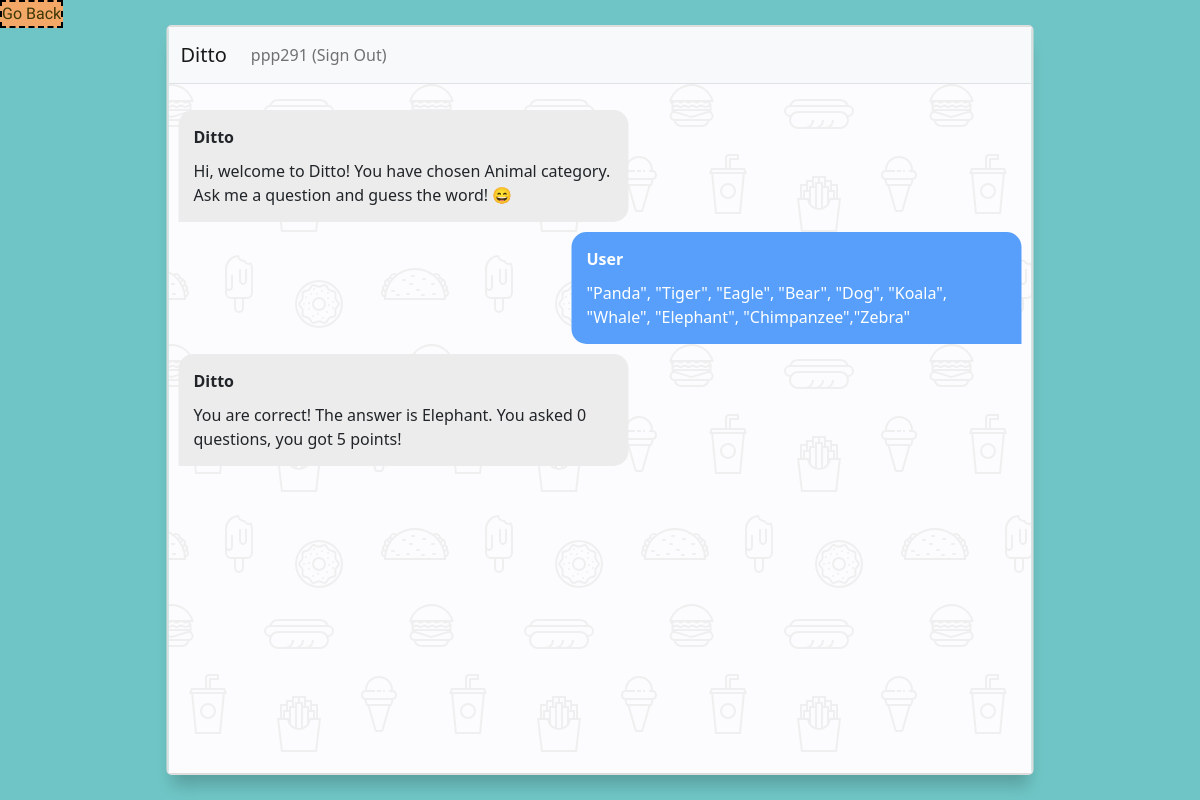
Screenshot of /content/16/ (signed in) with the database file from the repository.
### chat/models.py (models this page shows)
class User(db.Model):
    id = db.Column(db.Integer, primary_key=True)
    username = db.Column(db.String(20), unique=True, nullable=False)
    password = db.Column(db.String(50), nullable=False)
    email = db.Column(db.String(50), unique=True, nullable=False)

class chatting(db.Model):
    id = db.Column(db.Integer, primary_key=True)
    content = db.Column(db.Text(), nullable=False)
    create_date = db.Column(db.DateTime(), nullable=False)
    user_id = db.Column(db.Integer, db.ForeignKey('user.id', ondelete='CASCADE'), nullable=False)
    user = db.relationship('User', backref=db.backref('chatting_histroy'))

### chat/views/main_views.py (the view)
@bp.route('/content/<int:chatting_id>/')
def content(chatting_id):
    info = chatting.query.get(chatting_id)
    return render_template('chatting/chatting_log.html', info=info, clean_chat = clean_chat)

### chat/views/auth_views.py (called while the page is built)
@bp.before_app_request
def load_logged_in_user():
    user_id = session.get('user_id')
    if user_id is None:
        g.user = None
    else:
        g.user = User.query.get(user_id)

### chat/templates/chatting/chatting_log.html (shortened to what this page needs)
<!DOCTYPE html>
<html>
<head>
    <link rel="stylesheet" href="{{ url_for('static', filename='chat.css') }}" type="text/css">
    <link rel="stylesheet" href="{{ url_for('static', filename='bootstrap.min.css') }}">
</head>
<div class="out1">
  <section class="msger">
        {% include "navbar.html" %}
      <main class="msger-chat">
          <p>{{clean_chat(info.content) | safe}}</p>
      </main>
  </section>
  <button id = "dis_Button" onclick="window.location.href = '/';">Go Back</button>
</div>
</html>

### chat/templates/navbar.html (shortened to what this page needs)
<nav class="navbar navbar-expand-lg navbar-light bg-light border-bottom">
    <div class="container-fluid">
        <a class="navbar-brand" href="{{ url_for('main.index') }}">Ditto</a>
        <div class="collapse navbar-collapse" id="navbarSupportedContent">
            {% if g.user %}
            <ul class="navbar-nav">
                <li class="nav-item ">
                    <a class="nav-link" href="{{ url_for('auth.logout') }}">{{ g.user.username }} (Sign Out)</a>
                </li>
            </ul>
            {% endif %}
        </div>
    </div>
</nav>

### chat/static/chat.css (style rules this page uses)
:root { --body-bg: linear-gradient(135deg, #f5f7fa 0%, #c3cfe2 100%); --msger-bg: #fff; --border: 2px solid #ddd; --left-msg-bg: #ececec; --right-msg-bg: #579ffb; }
html { box-sizing: border-box; }
*, *:before, *:after { margin: 0; padding: 0; box-sizing: inherit; }
.msger { display: flex; position: absolute; top: 50%; left: 50%; transform: translate(-50%, -50%); flex-flow: column wrap; justify-content: space-between; width: 100%; max-width: 867px; height: calc(100% - 50px); border: var(--border); border-radius: 5px; box-shadow: 0 15px 15px -5px rgba(0, 0, 0, 0.2); z-index: 1; }
.msger-chat { flex: 1; overflow-y: auto; padding: 10px; }
.msg { display: flex; align-items: flex-end; margin-bottom: 10px; }
.msg:last-of-type { margin: 0; }
.msg-bubble { max-width: 450px; padding: 15px; border-radius: 15px; background: var(--left-msg-bg); }
.msg-info { display: flex; justify-content: space-between; align-items: center; margin-bottom: 10px; }
.msg-info-name { margin-right: 10px; font-weight: bold; }
.left-msg .msg-bubble { border-bottom-left-radius: 0; }
.right-msg { flex-direction: row-reverse; }
.right-msg .msg-bubble { background: var(--right-msg-bg); color: #fff; border-bottom-right-radius: 0; }
.msger-chat { background-color: #fcfcfe; }
.out1 { width: 100%; min-height: 100%; background: rgba(111,197,197,1); overflow: hidden; }
#dis_Button { border: 2px rgb(0, 0, 0) dashed; margin-right: 0; color: rgb(61, 55, 6); display:block; background-color: rgba(244,168,103,1); font-family: Chau Philomene One; font-weight: Regular; }

### rows the page displays
User: user.username "ppp291"
chatting: content "Ditto Hi, welcome to Ditto! You have chosen Animal category. Ask me a question and guess the word! 😄 User \"Panda\", \"Tiger\", \"Eagle\", \"Bear\", \"Dog\", \"Koala\", \"Whale\", \"Elephant\", \"Chimpanzee\",\"Zebra\" Ditto You are correct! The answer is Elephant. You asked 0 questions, you got 5 points!"
